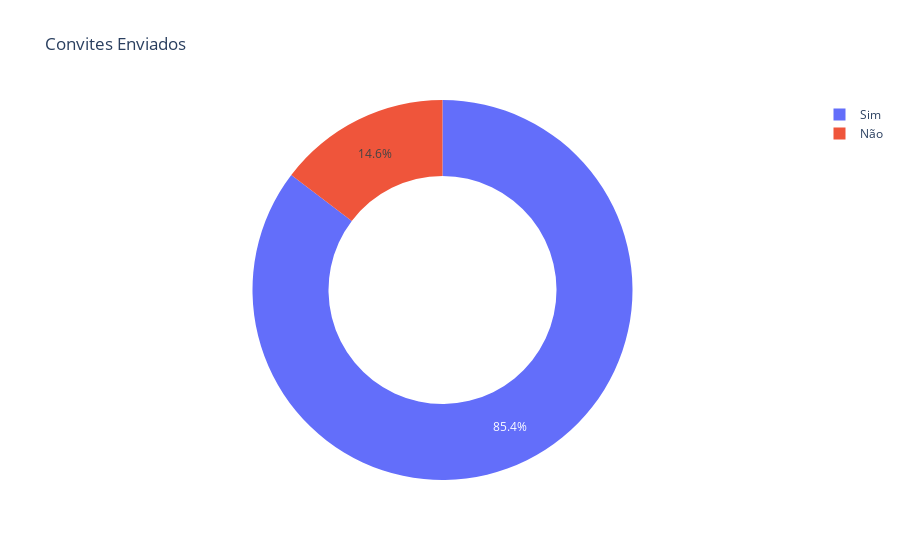

Notebook source saved alongside this figure:
### Markdown cell above
Criar vizualização para ver os convites enviados

### Code cell
from plotly.subplots import make_subplots

import plotly.graph_objs as go

# Criar subplots com 2 linhas e 2 colunas
fig = make_subplots(rows=2, cols=2, subplot_titles=('Convites Enviados', 'Parentesco', 'Localidade', 'Padrinho'), specs=[[{'type':'pie'}, {'type':'pie'}], [{'type':'pie'}, {'type':'pie'}]])

# Gráfico 1: Convites Enviados
convites_enviados = df['Convite Enviado ?'].value_counts().reset_index()
convites_enviados.columns = ["Convite Enviado ?", "Quantidade"]
fig.add_trace(go.Pie(labels=convites_enviados['Convite Enviado ?'], values=convites_enviados['Quantidade'], hole=0.6), row=1, col=1)

# Gráfico 2: Parentesco
parentesco = df['Parentesco'].value_counts().reset_index()
parentesco.columns = ["Parentesco", "Quantidade"]
fig.add_trace(go.Pie(labels=parentesco['Parentesco'], values=parentesco['Quantidade'], hole=0.6), row=1, col=2)

# Gráfico 3: Localidade
localidade = df['Localidade:'].value_counts().reset_index()
localidade.columns = ["Localidade", "Quantidade"]
fig.add_trace(go.Pie(labels=localidade['Localidade'], values=localidade['Quantidade'], hole=0.6), row=2, col=1)

# Gráfico 4: Padrinho
padrinho = df['Padrinho'].value_counts().reset_index()
padrinho.columns = ["Padrinho", "Quantidade"]
fig.add_trace(go.Pie(labels=padrinho['Padrinho'], values=padrinho['Quantidade'], hole=0.6), row=2, col=2)

# Atualizar layout
fig.update_layout(title_text='Visualizações dos Dados dos Convites', showlegend=False)

fig.show()

### Figure 1 — Plotly figure (JSON) as saved in the notebook; plotly's stock layout.template omitted (floating-point values rounded to 4 significant figures)
{"data": [{"domain": {"x": [0, 1], "y": [0, 1]}, "hole": 0.6, "hovertemplate": "Convite Enviado ?=%{label}<br>Quantidade=%{value}<extra></extra>", "labels": ["Sim", "Não"], "legendgroup": "", "name": "", "showlegend": true, "type": "pie", "values": [134, 23]}], "layout": {"legend": {"tracegroupgap": 0}, "title": {"text": "Convites Enviados"}}}
